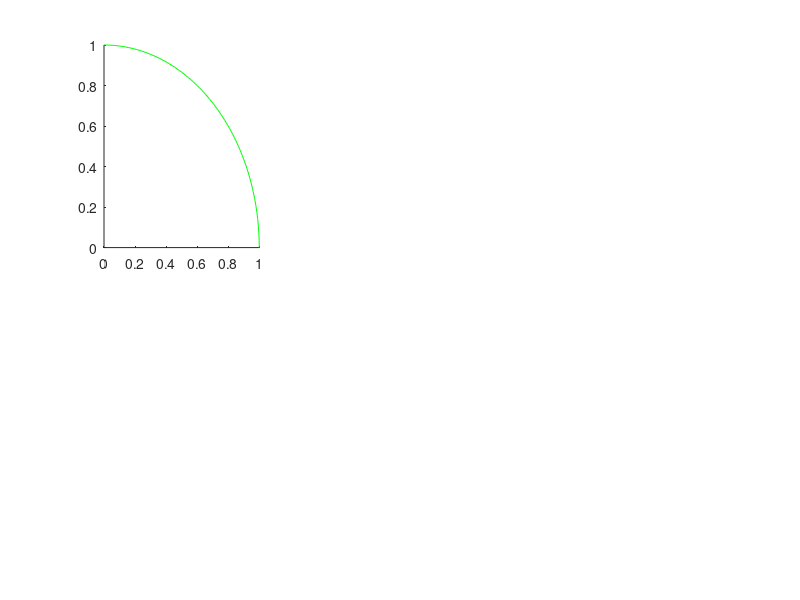

This figure's MATLAB source: (Note: this script raises an error after producing the figure.)
clear; clc ;close all

%% Kod
% Tworzenie przybliżenia liczby π metodą MonteCarlo
N=1000;
N2=100;
N3=10000;

R = 1. ;
C = [0. 0.] ;
th = 90:-1:0 ;
xc = C(1)+R*cosd(th) ;
yc = C(2)+R*sind(th) ;
subplot(2,3,1)
hold on;
plot(xc,yc,'g');
hold on;
[x,y,inside,outside,pii] = montecarlo(N);
title({'N=1000'},pii);
plot(x(inside),y(inside),'b.');
hold on;
plot(x(outside),y(outside),'r.');
hold on;
%N2
R = 1. ;
C = [0. 0.] ;
th = 90:-1:0 ;
xc = C(1)+R*cosd(th) ;
yc = C(2)+R*sind(th) ;
subplot(2,3,2);
hold on;
plot(xc,yc,'g')
hold on;
[x,y,inside,outside,pii] = montecarlo(N2);
title({'N=100'},pii);
plot(x(inside),y(inside),'b.');
hold on;
plot(x(outside),y(outside),'r.');
hold off;
%N3
R = 1. ;
C = [0. 0.] ;
th = 90:-1:0 ;
xc = C(1)+R*cosd(th) ;
yc = C(2)+R*sind(th) ;
subplot(2,3,3);
hold on;
plot(xc,yc,'g');
hold on;
[x,y,inside,outside,pii] = montecarlo(N3);
title({'N=10000'},pii);
plot(x(inside),y(inside),'b.');
hold on;
plot(x(outside),y(outside),'r.');
hold off;

xx1 = zeros(10,1);
xx2 = zeros(10,1);
xx3= zeros(10,1);
for number = 1:10
    [x,y,inside,outside,pii] = montecarlo(N);
     xx1(number)=pii;
    [x,y,inside,outside,pii] = montecarlo(N2);
     xx2(number)=pii;
    [x,y,inside,outside,pii] = montecarlo(N3);
     xx3(number)=pii;
end


subplot(2,3,4)
boxplot(xx1)
axis([0.5,1.5,2.5,3.5])
hold on;
yline(pi,'m--');
yticks([2.5 3 pi 3.5]);
yticklabels({2.5,3,'π',3.5})
hold on;
title({'N=1000, 10 losowań'})
hold on;

subplot(2,3,5)
boxplot(xx2)
axis([0.5,1.5,2.5,3.5])
hold on;
yline(pi,'m--');
yticks([2.5 3 pi 3.5]);
yticklabels({2.5,3,'π',3.5})
hold on;
title({'N=100, 10 losowań'})
hold on;

subplot(2,3,6)
boxplot(xx3);
axis([0.5,1.5,2.5,3.5])
hold on;
yline(pi,'m--');
yticks([2.5 3 pi 3.5]);
yticklabels({2.5,3,'π',3.5})
hold on;
title({'N=10000, 10 losowań'})
hold off;

%% Monte Carlo kod
function [x,y,inside,outside,pii] = montecarlo(N)
x = rand(N,1);
y = rand(N,1);
r = x.^2 + y.^2;
inside = r<=1;
outside = r>1;
pii=4*sum(inside)/N;

end

%% Wnioski
% Wraz ze zwiększaniem liczby próbek, przybliżamy się do poprawnej wartości
% liczby π. Algorytm bada czy nasze punkty znajdują się w okręgu i jeśli
% tak, to sprawdza ile ich jest, następnie mnoży to razy 4 i dzieli przez
% liczbę naszych próbek.
